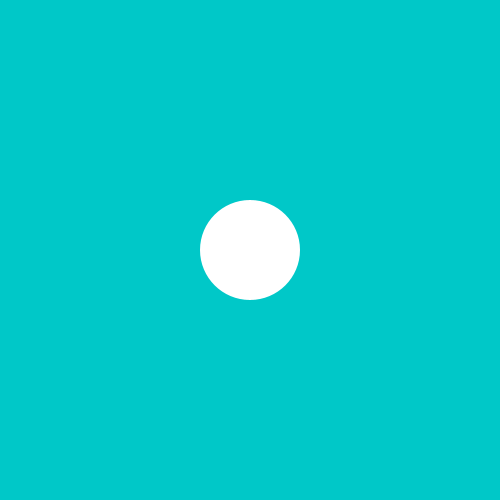
Frame 1 (no input)
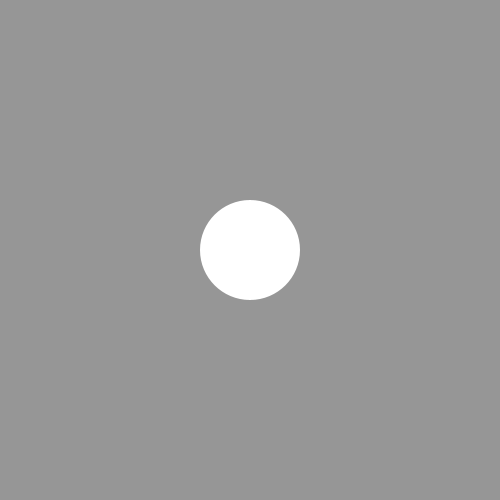
Frame 60 (the mouse pressed at the canvas centre just before this capture)
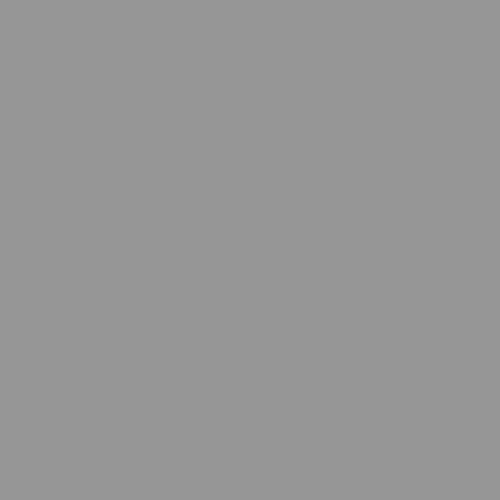
Frame 120 (the mouse held since frame 60 and released just before this capture)

The Processing sketch that drew these frames (run headless with seeded random() and noise(); from frame 60 on, the mouse is pressed at the canvas centre):

// Processing sketch: mousePress_distance
// ── mousePress_distance.pde
int circleSize;
int xPos, yPos;
color circleColor, bgColor;

boolean isCirclePressed;

int distance;

void setup(){
  size (500, 500);
  bgColor=color( 0, 200, 200);
  background (bgColor);
  
  xPos = width/2;
  yPos = height/2;
  
  circleSize = 100;
}

void draw(){
  noStroke();
  fill (circleColor);
  ellipse (xPos, yPos, circleSize, circleSize);
  background (bgColor);
  distance = int(dist(xPos, yPos, mouseX, mouseY));
  
  if (distance<circleSize/2){
    circleColor = color(255, 0, 60);
  } else{
    circleColor = color (255, 255, 255);
    
    if(isCirclePressed == true){
      bgColor = 255;
    }else{
      bgColor =150;
  //}
  //if(distance<circleSize/2 && mousePressed){
  //  bgColor = 255;
  //}else{ 
  //  bgColor = 150
;
  }
    fill (circleColor);
  ellipse (xPos, yPos, circleSize, circleSize);
}
}

void mousePressed(){
  if (distance<circleSize/2){
    isCirclePressed = !isCirclePressed;
  }
  //if (distance<circleSize/2){
  //  bgColor = 255;
  //}else{
  //  bgColor =150;
  //}
}
